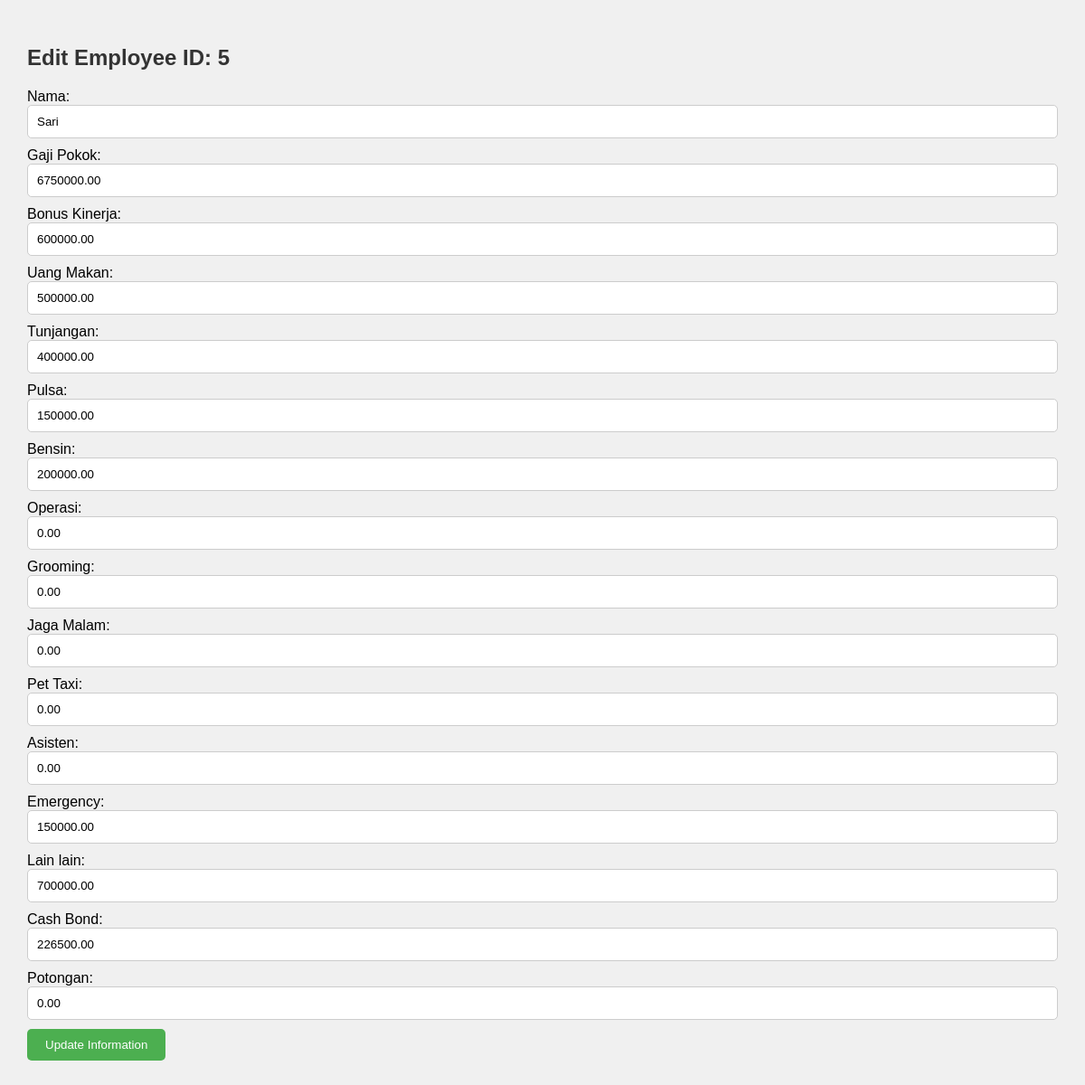
The page /edit_employee.php?id=5 on the database its author committed.
### tables this page shows
CREATE TABLE `employees` (
  `id` int(11) NOT NULL,
  `nama` varchar(100) NOT NULL,
  `gaji_pokok` decimal(10,2) NOT NULL,
  `bonus_kinerja` decimal(10,2) NOT NULL,
  `uang_makan` decimal(10,2) NOT NULL,
  `tunjangan` decimal(10,2) NOT NULL,
  `pulsa` decimal(10,2) NOT NULL,
  `bensin` decimal(10,2) NOT NULL,
  `operasi` decimal(10,2) NOT NULL,
  `grooming` decimal(10,2) NOT NULL,
  `jaga_malam` decimal(10,2) NOT NULL,
  `pet_taxi` decimal(10,2) NOT NULL,
  `asisten` decimal(10,2) NOT NULL,
  `emergency` decimal(10,2) NOT NULL,
  `lain_lain` decimal(10,2) NOT NULL,
  `cash_bond` decimal(10,2) NOT NULL,
  `potongan` decimal(10,2) NOT NULL
);

### edit_employee.php (the view, shortened to what this page needs)
<?php
    if ($_SERVER["REQUEST_METHOD"] == "GET" && isset($_GET['id'])) {
        include 'db_connect.php';
        $employee_id = $_GET['id'];
        $sql = "SELECT * FROM employees WHERE id = $employee_id";
        $result = $conn->query($sql);
        if ($result && $result->num_rows > 0) {
            $row = $result->fetch_assoc();
            ?>
<!DOCTYPE html>
<html lang="en">
<head>
</head>
<body>
<h2>Edit Employee ID: <?php echo $row['id']; ?></h2>
            <form action="edit_employee.php" method="post">
                Nama: <input type="text" name="nama" value="<?php echo $row['nama']; ?>"><br>
                Gaji Pokok: <input type="text" name="gaji_pokok" value="<?php echo $row['gaji_pokok']; ?>"><br>
                Bonus Kinerja: <input type="text" name="bonus_kinerja" value="<?php echo $row['bonus_kinerja']; ?>"><br>
                Uang Makan: <input type="text" name="uang_makan" value="<?php echo $row['uang_makan']; ?>"><br>
                Tunjangan: <input type="text" name="tunjangan" value="<?php echo $row['tunjangan']; ?>"><br>
                Pulsa: <input type="text" name="pulsa" value="<?php echo $row['pulsa']; ?>"><br>
                Bensin: <input type="text" name="bensin" value="<?php echo $row['bensin']; ?>"><br>
                Operasi: <input type="text" name="operasi" value="<?php echo $row['operasi']; ?>"><br>
                Grooming: <input type="text" name="grooming" value="<?php echo $row['grooming']; ?>"><br>
                Jaga Malam: <input type="text" name="jaga_malam" value="<?php echo $row['jaga_malam']; ?>"><br>
                Pet Taxi: <input type="text" name="pet_taxi" value="<?php echo $row['pet_taxi']; ?>"><br>
                Asisten: <input type="text" name="asisten" value="<?php echo $row['asisten']; ?>"><br>
                Emergency: <input type="text" name="emergency" value="<?php echo $row['emergency']; ?>"><br>
                Lain lain: <input type="text" name="lain_lain" value="<?php echo $row['lain_lain']; ?>"><br>
                Cash Bond: <input type="text" name="cash_bond" value="<?php echo $row['cash_bond']; ?>"><br>
                Potongan: <input type="text" name="potongan" value="<?php echo $row['potongan']; ?>"><br>
                <input type="submit" value="Update Information">
            </form>
            <?php
        } else {
            echo "No employee found with ID: $employee_id";
        }
    }
?>
</body>
</html>

### edit_employee.php (style rules this page uses)
body { font-family: Arial, sans-serif; margin: 20px; padding: 10px; background-color: #f0f0f0; }
h2 { color: #333; margin-bottom: 20px; }
form { margin-top: 20px; }
input[type="text"], input[type="number"] { width: 100%; padding: 10px; margin-bottom: 10px; border: 1px solid #ccc; border-radius: 5px; box-sizing: border-box; }
input[type="submit"] { background-color: #4caf50; color: #fff; padding: 10px 20px; border: none; border-radius: 5px; cursor: pointer; }

### rows shown on the page
employees: id "5", nama "Sari", gaji_pokok "6750000.00", bonus_kinerja "600000.00", uang_makan "500000.00", tunjangan "400000.00", pulsa "150000.00", bensin "200000.00", operasi "0.00", grooming "0.00", jaga_malam "0.00", pet_taxi "0.00", asisten "0.00", emergency "150000.00", lain_lain "700000.00", cash_bond "226500.00", potongan "0.00"
